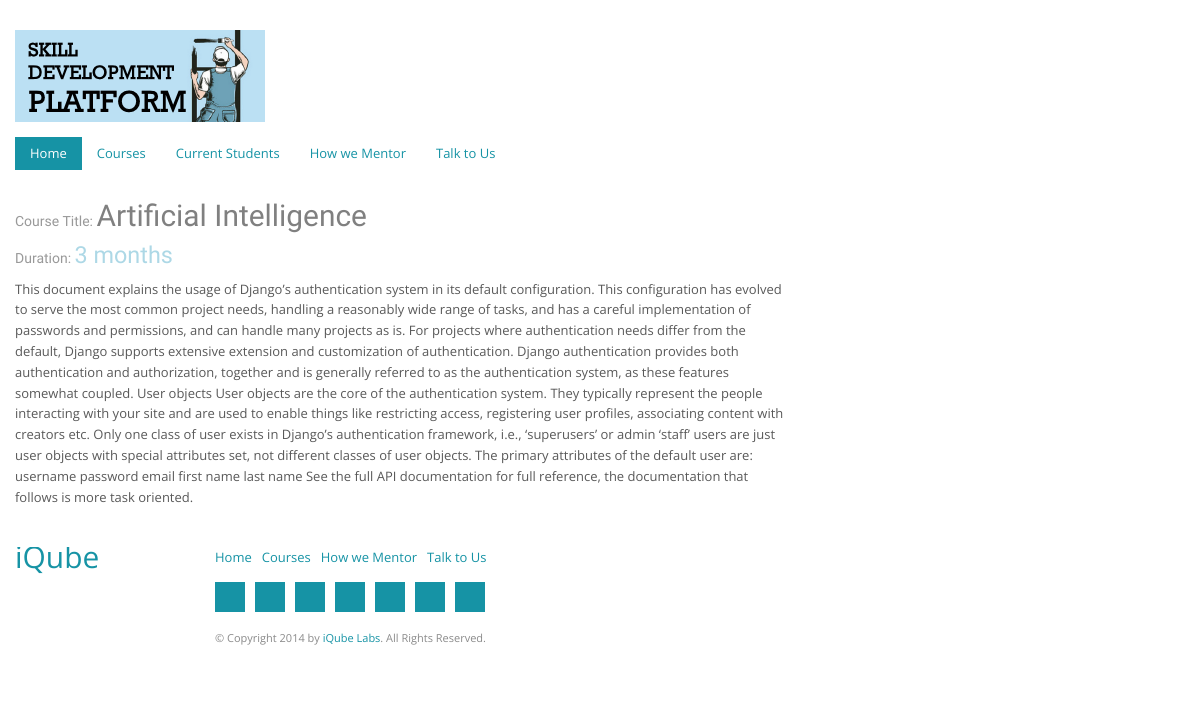
/courses/1/artificial-intelligence, run on the app's committed database.
### operations/models.py (models this page shows, shortened)
class Course(models.Model):
    name = models.CharField(max_length= 100)
    desc = models.TextField()
    duration = models.CharField(max_length= 15)
    prerequisites = models.TextField()
    link = models.CharField(max_length= 200)
    testimonial = models.CharField(max_length= 200)
    active = models.BooleanField()
    created_on = models.DateTimeField(auto_now_add=True)
    slug = models.SlugField(unique=True)
    category = models.CharField(max_length=10, choices=course_categories)
    image = models.ImageField(upload_to="courses")
    class Meta:
        verbose_name_plural = "Courses"

### courses/views.py (the view)
# urls.py: url(r'^(?P<id>\d+)/(?P<slug>[-\w]+)$',courses.views.details, name='course_detail'),
def details(request, id, slug):
    context = {
       'course': get_object_or_404(Course, pk=id)
    }
    template_path = "courses/details.djhtml"
    return render(request, template_path, context)

### courses/templates/courses/details.djhtml
{% extends 'home_base.djhtml' %}
{% block content %}
{% if course %}
<div class="container">
	<div class="row">
		<div class="span8">
			<h3 style="font-size: 2.3em; color: grey "><small>Course Title: </small>{{course.name}}</h3>
			<h4 style="font-size: 1.8em; color: lightblue "><small>Duration: </small>{{course.duration}}</h4>
	        <p >{{course.desc}}</p>
	    </div>
		<div class="span4">
		</div>
	</div>
</div>
{% else %}
Error Between Keyboard and Chair!!!
{% endif %}
{% endblock %}

### static/clear/css/boostrap_responsive.css (style rules this page uses)
@media (min-width: 1200px) { .row { margin-left: -30px; *zoom: 1; } }
@media (min-width: 1200px) { .row:before, .row:after { display: table; line-height: 0; content: ""; } }
@media (min-width: 1200px) { .row:after { clear: both; } }
@media (min-width: 1200px) { [class*="span"] { float: left; min-height: 1px; margin-left: 30px; } }
@media (min-width: 1200px) { .container, .navbar-static-top .container, .navbar-fixed-top .container, .navbar-fixed-bottom .container { width: 1170px; } }
@media (min-width: 1200px) { .span8 { width: 770px; } }
@media (min-width: 1200px) { .span4 { width: 370px; } }

### data on the page
Course: name "Artificial Intelligence", duration "3 months", desc "This document explains the usage of Django’s authentication system in its default configuration. This configuration has evolved to serve the most common project needs, handling a reasonably wide range of tasks, and has a careful implementation of passwords and permissions, and can handle many projects as is. For projects where authentication needs differ from the default, Django supports extensive extension and customization of authentication. Django authentication provides both authentication and authorization, together and is generally referred to as the authentication system, as these features somewhat coupled. User objects User objects are the core of the authentication system. They…"
